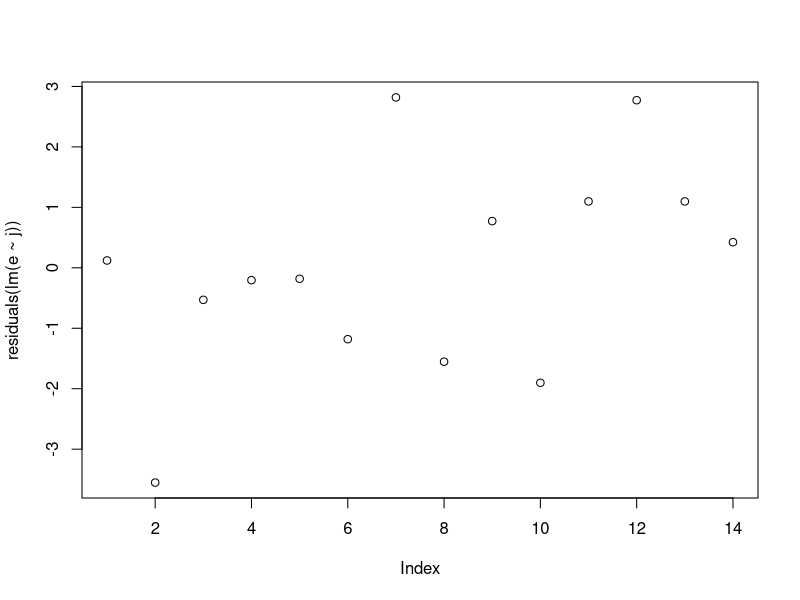

The R source for this figure:


#7:Regression
#1:(a) Determine the estimated line in a regression analysis with d as independent variable and
#e as dependent variable.



d=c(1,1,1,2,2,2,3,3,5,6,7,8)
e=c(2,3,4,4,5,6,6,7,8,8,8,9)

lm(e ~ d)


#(b) Interpret the estimated regression coefficients!
#(c) Calculate the correlation between d and e!
cor(d,e)

#(d) Interpret the correlation coefficient!
#(e) Calculate the covariance between d and e

cov(d,e)

#2. In a regression analysis, we use e as dependent variable and j as independent variable. 
#The following data is available:

#(a) Perform the regression analysis and evaluate the model! Motivate your evaluation of the
#model carefully, i.e. using at least one graph.

e=c(5,2,3,4,2,1,5,4,7,5,8,9,8,8)

j=c(5,6,3,4,1,1,1,6,7,8,8,7,8,9)

lm(e~j)

summary(lm(e~j))

plot(residuals(lm(e~j)))














